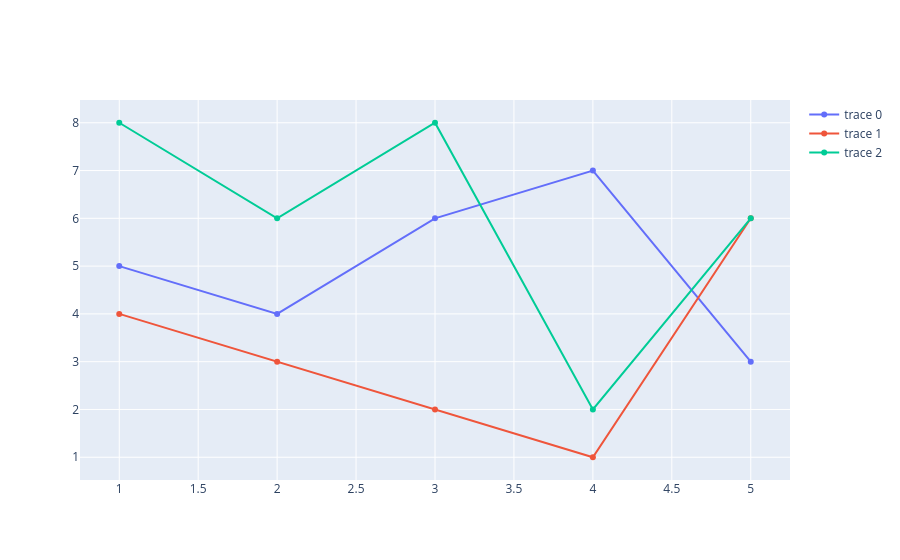

Notebook cell for this chart:
### Code cell
fig.add_trace(go.Scatter(x= x1, y= y1))
fig.add_trace(go.Scatter(x= x2, y= y2))
fig.add_trace(go.Scatter(x= x3, y= y3))

### Figure 1 — Plotly figure (JSON) as saved in the notebook; plotly's stock layout.template omitted (floating-point values rounded to 4 significant figures)
{"data": [{"type": "scatter", "x": [1, 2, 3, 4, 5], "y": [5, 4, 6, 7, 3]}, {"type": "scatter", "x": [1, 2, 3, 4, 5], "y": [4, 3, 2, 1, 6]}, {"type": "scatter", "x": [1, 2, 3, 4, 5], "y": [8, 6, 8, 2, 6]}], "layout": {}}
